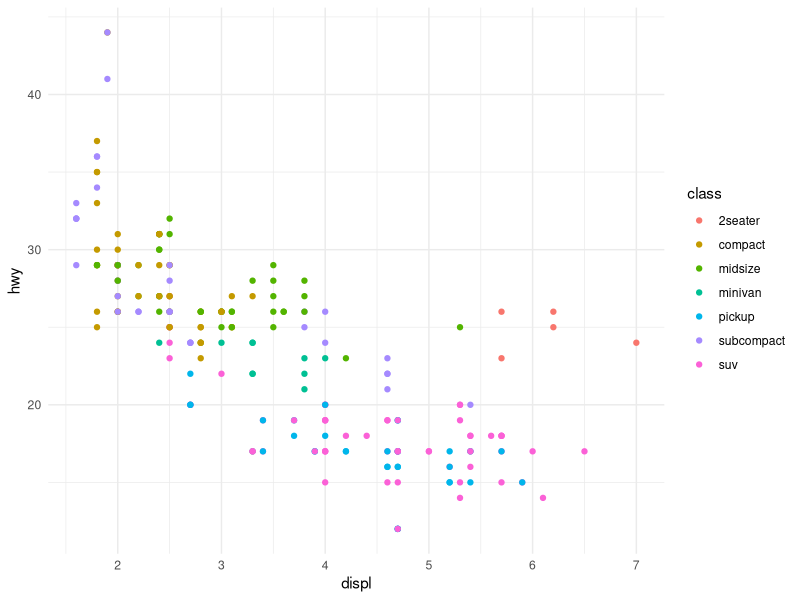
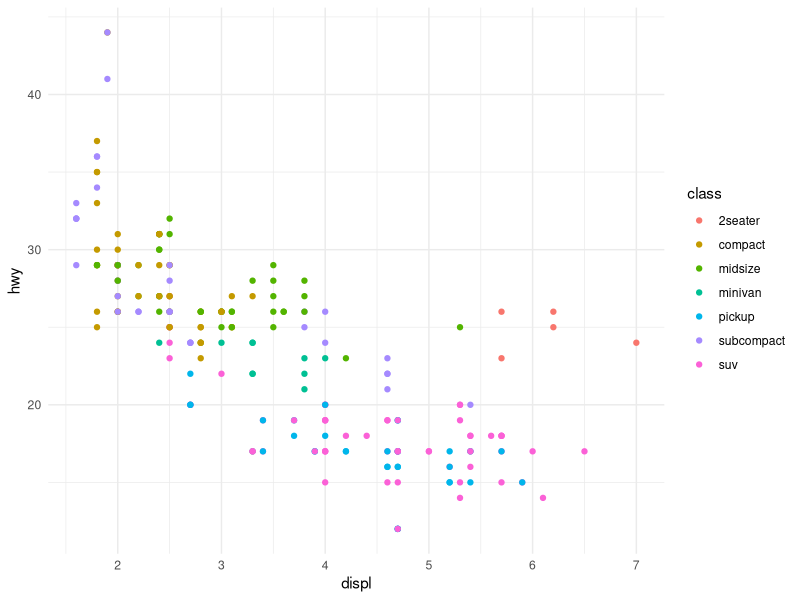
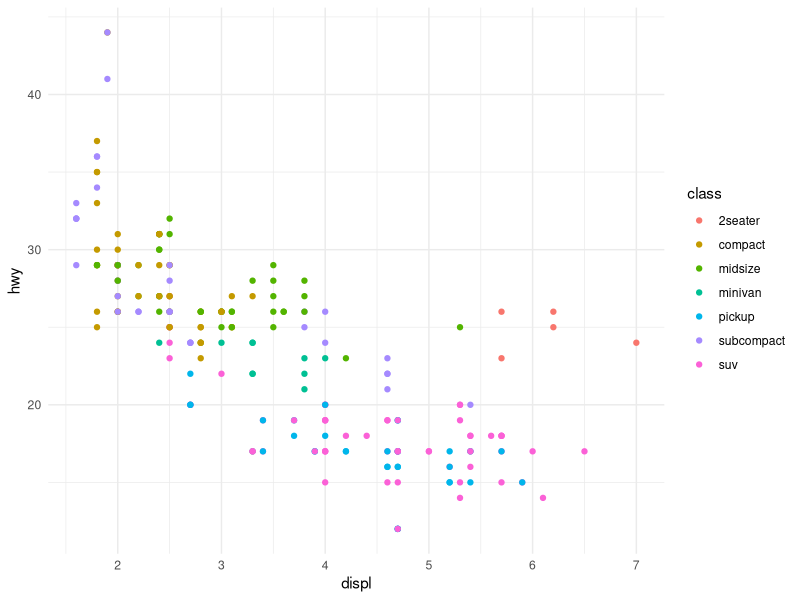
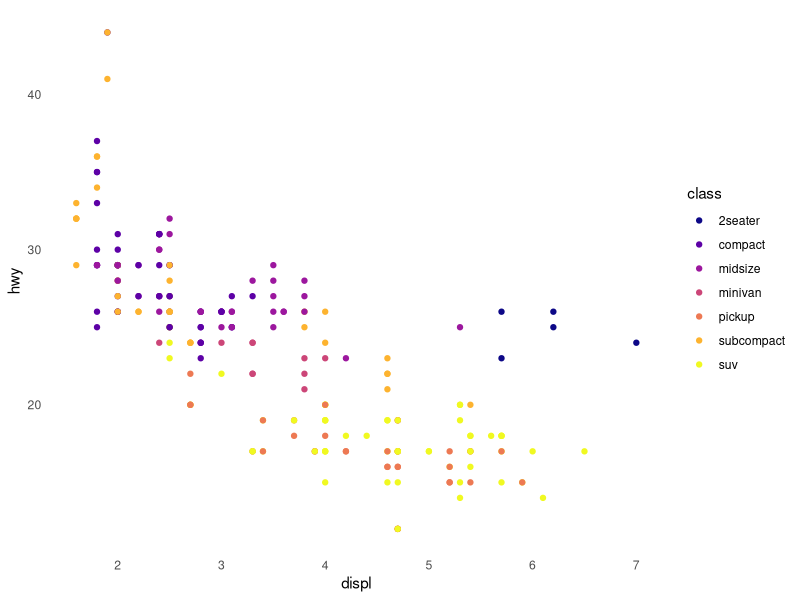

Source code (R) for these figures, in order:
## ---- chunk 1
#| dev: svg

library(ggplot2)

ggplot(mpg, aes(displ, hwy, color = class)) +
  geom_point() +
  theme_minimal()
## ---- chunk 2
#| dev: svg

library(ggplot2)

ggplot(mpg, aes(displ, hwy, color = class)) +
  geom_point() +
  theme_minimal()
## ---- chunk 3
#| dev: svg

library(ggplot2)

ggplot(mpg, aes(displ, hwy, color = class)) +
  geom_point() +
  theme_minimal()
## ---- chunk 4
#| dev: svg

library(ggplot2)

ggplot(mpg, aes(displ, hwy, color = class)) +
  geom_point() +
  theme_minimal() +
  theme(panel.grid = element_blank()) +
  scale_color_viridis_d(option = "C")
